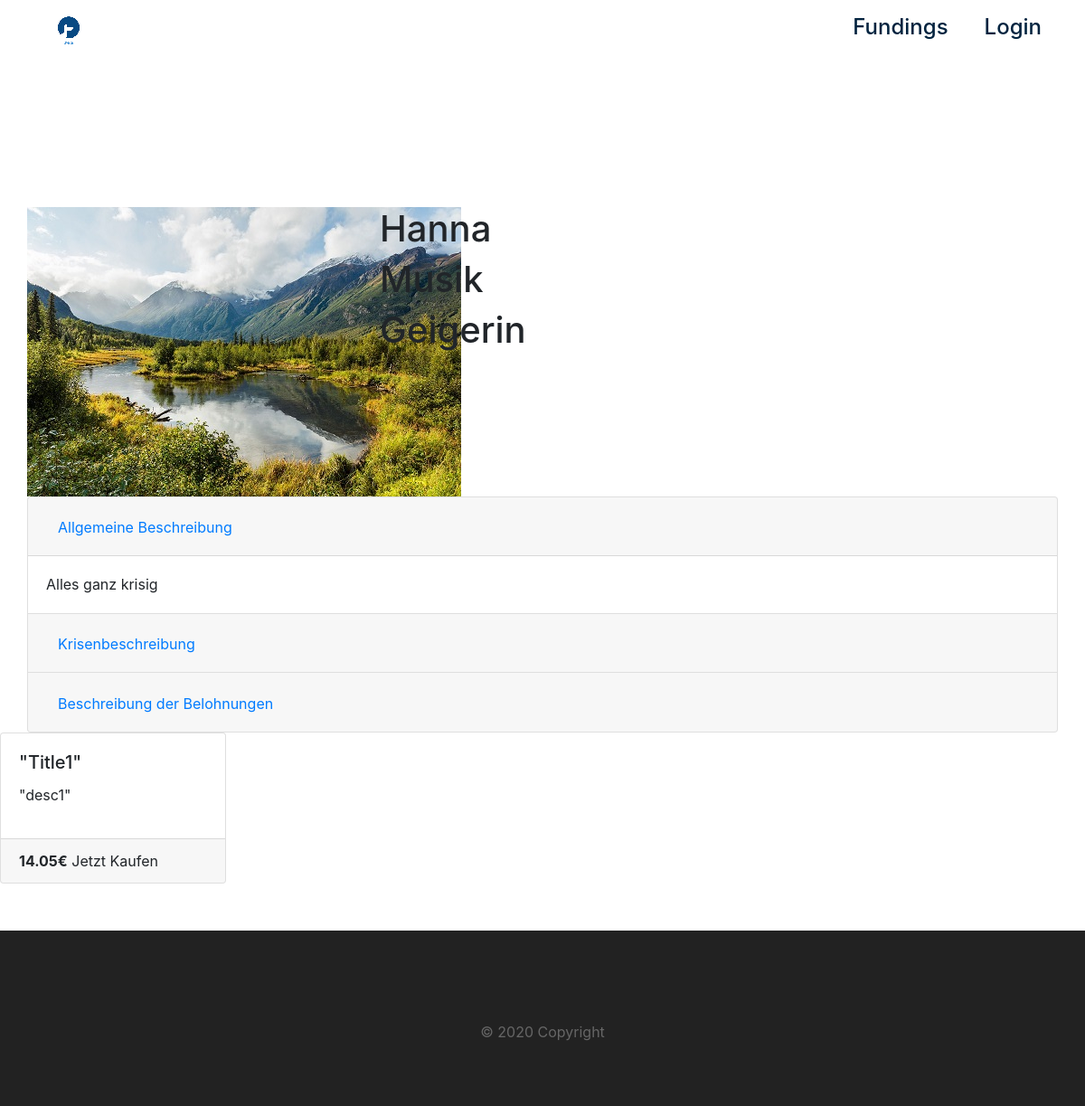
Before: /page/1 with the older database file.
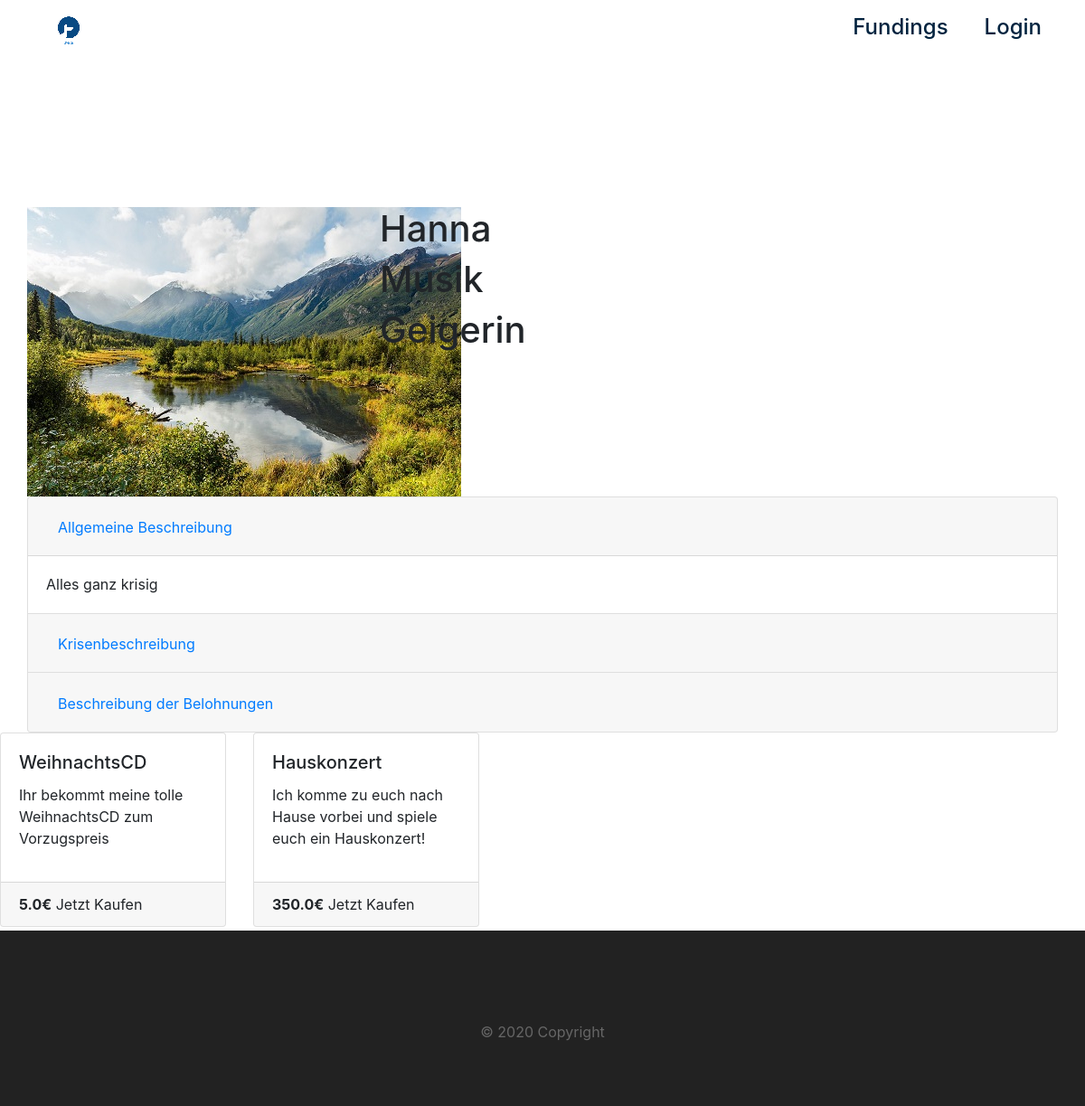
After: the same page with the newer database file.
### app.py (models this page shows)
class Page(db.Model):
    id = db.Column(db.Integer, primary_key=True)
    creator_id = db.Column(db.Integer, db.ForeignKey("user.id"))
    artist_name = db.Column(db.String)
    artist_category = db.Column(db.String)
    artist_job = db.Column(db.String)
    artist_location_lat = db.Column(db.Float)
    artist_location_long = db.Column(db.Float)
    description_title = db.Column(db.String)
    description_general = db.Column(db.String)
    description_crisis = db.Column(db.String)
    description_rewards = db.Column(db.String)
    titlepicture_path = db.Column(db.String)
    media_path = db.Column(db.String)
    rewards = db.relationship('Reward', backref='Page', lazy=True)

class Reward(db.Model):
    Page_Id = db.Column(db.Integer, db.ForeignKey("page.id"))
    id = db.Column(db.Integer, primary_key=True)
    title = db.Column(db.String)
    description = db.Column(db.String)
    category_form = db.Column(db.String)
    category_time = db.Column(db.String)
    price = db.Column(db.Float)
    primary = db.Column(db.Boolean)
    active = db.Column(db.Boolean)

### app.py (the view)
@app.route("/page/<int:PageId>")
def page(PageId):
    pageName = "Test"
    page = Page.query.filter_by(id = PageId).first()
    rewards = Reward.query.filter(Reward.Page_Id == PageId).order_by(Reward.price.asc())
    return render_template("page.html", title=f"{pageName}", page=page, rewards=rewards)

### templates/page.html (shortened to what this page needs)
{% extends "layout.html" %}
{% import "bootstrap/wtf.html" as wtf %}
{% block body %}
<header class="page-header header container-fluid">
  <div class="container-fluid" style="margin-top:10em;">
  <div class="row">
  <div class="col col-sm-4">
        <img src="/static/images/image.jpg" alt="">
  </div>
  <div class="col col-sm-8">
    <h1>{{page.artist_name}}</h1>
    <h1>{{page.artist_category}}</h1>
    <h1>{{page.artist_job}}</h1>
    </div>
  </div>
  <div class="row">
    <div class="col col-sm-12">
        <div class="accordion" id="accordionExample">
            <div class="card">
            <div class="card-header" id="headingOne">
                <h2 class="mb-0">
                <button class="btn btn-link" type="button" data-toggle="collapse" data-target="#collapseOne" aria-expanded="true" aria-controls="collapseOne">
                    Allgemeine Beschreibung
                </button>
                </h2>
            </div>
            <div id="collapseOne" class="collapse show" aria-labelledby="headingOne" data-parent="#accordionExample">
                <div class="card-body">
                    {{page.description_general}}
                </div>
            </div>
            </div>
            <div class="card">
            <div class="card-header" id="headingTwo">
                <h2 class="mb-0">
                <button class="btn btn-link collapsed" type="button" data-toggle="collapse" data-target="#collapseTwo" aria-expanded="false" aria-controls="collapseTwo">
                        Krisenbeschreibung
                </button>
                </h2>
            </div>
            </div>
            <div class="card">
            <div class="card-header" id="headingThree">
                <h2 class="mb-0">
                <button class="btn btn-link collapsed" type="button" data-toggle="collapse" data-target="#collapseThree" aria-expanded="false" aria-controls="collapseThree">
                    Beschreibung der Belohnungen
                </button>
                </h2>
            </div>
            </div>
        </div>
    </div>
    <div class="row">
        <div class="card-deck justify-content-center">
            {% for r in rewards %}
            <div class="card mb-3" style="min-width:250px; max-width:250px;">
            <div class="card-body">
                <h5 class="card-title">{{r.title}}</h5>
                <p class="card-text">{{r.description}}</p>
            </div>
            <div class="card-footer">
                <strong>{{r.price}}€</strong> Jetzt Kaufen
            </div>
            </div>
            {% endfor %}
        </div>
    </div>
    </div>
  </header>
{% endblock %}

### templates/layout.html (shortened to what this page needs)
<!DOCTYPE html>
<html lang="en">
  <head>
    <link rel="stylesheet" href="https://stackpath.bootstrapcdn.com/bootstrap/4.4.1/css/bootstrap.min.css">
    <link rel="stylesheet" href="{{url_for('.static', filename='main.css')}}">
  </head>
<body>
{% block navbar %}
    <nav class="navbar navbar-expand-md">
    <a href="{{ url_for('index') }}" class="navbar-brand"><img src="static/images/logo_2a.png"></a>
    <div class="collapse navbar-collapse" id="main-navigation">
      <ul class="navbar-nav">
        <li class="nav-item">
          <a class="nav-link h4" href="{{ url_for('listPages') }}">Fundings</a>
        </li>
        {% if current_user.is_authenticated %}
        <li class="nav-item">
          <a class="nav-link h4" href="{{ url_for('logout') }}">Logout</a>
        </li>
          {% else %}
          <li class="nav-item">
            <a class="nav-link h4" href="{{ url_for('login') }}">Login</a>
          </li>
          {% endif %}
      </ul>
    </div>
  </nav>
{% endblock %}
{% block body %}{% endblock %}
      <footer class="page-footer">
        <div class="container">
        <div class="footer-copyright text-center">© 2020 Copyright</div>
      </footer>
</body>
</html>

### static/main.css (style rules this page uses)
body { padding: 0; margin: 0; background: #fff; }
.navbar { background:#fff; }
.nav-link, .navbar-brand { color: #01233f; cursor: pointer; }
.nav-link { color: #01233f; margin-right: 1em !important; }
.navbar-collapse { justify-content: flex-end; }
.header { background-size: cover; background-position: center; position: relative; max-height: 90%; }
.page-footer { background-color: #222; color: #ccc; padding: 60px 0 30px; }
.footer-copyright { color: #666; padding: 40px 0; }

Changed rows visible on the page:
added Reward: title "WeihnachtsCD", description "Ihr bekommt meine tolle WeihnachtsCD zum Vorzugspreis", price "5.0"
changed Reward: title "\"Title1\"" → "Hauskonzert"; description "\"desc1\"" → "Ich komme zu euch nach Hause vorbei und spiele euch ein Hauskonzert!"; price "14.05" → "350.0"
